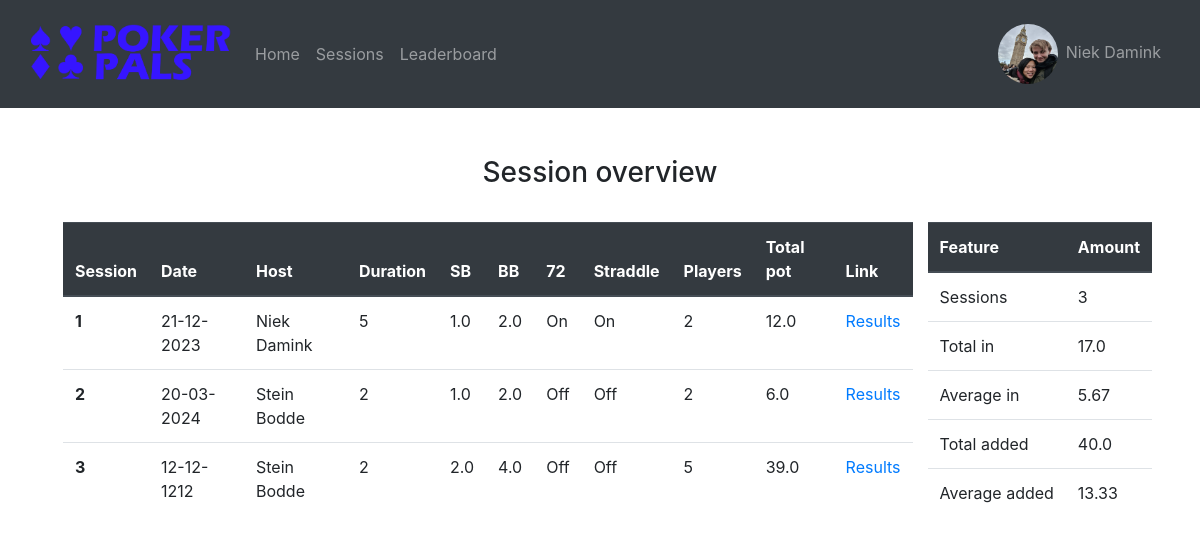
Page /sessions (signed in) on the committed database.
### website/models.py (models this page shows)
class User(db.Model, UserMixin):
    id = db.Column(db.Integer, primary_key=True)
    name = db.Column(db.String(150), unique=True)
    password = db.Column(db.String(150))
    imgURL = db.Column(db.String(10000))

class Session(db.Model):
    session_ID = db.Column(db.Integer, primary_key=True)
    host = db.Column(db.String(100))
    date = db.Column(db.String(100))
    duration = db.Column(db.Integer)
    straddle = db.Column(db.Boolean)
    seven_deuce = db.Column(db.Boolean)
    small_blind = db.Column(db.Float)
    big_blind = db.Column(db.Float)

### website/views.py (the view)
@views.route('/sessions')
@login_required
def sessions():
    return render_template("sessions.html", user = current_user, session_list = getSessionsWithPeopleAndPot(), total_statistics = getTotalStatistics())

### website/__init__.py (called while the page is built)
def create_app():
    app = Flask(__name__)
    app.config['SECRET_KEY'] = 'ksjdksajdk17HSSH2ssj88ss'
    app.config['SQLALCHEMY_DATABASE_URI'] = f'sqlite:///{DB_NAME}'
    db.init_app(app)
    from .views import views
    from .auth import auth
    from .admin import admin
    app.register_blueprint(views, url_prefix='/')
    app.register_blueprint(auth, url_prefix='/')
    app.register_blueprint(admin, url_prefix='/admin')
    from .models import User, Post
    create_database(app)
    login_manager = LoginManager()
    login_manager.login_view = 'auth.login'
    login_manager.init_app(app)
    @login_manager.user_loader
    def load_user(id):
        return User.query.get(int(id))
    return app

### website/dbQueries.py (called while the page is built)
def getSessionsWithPeopleAndPot():
    sessions = Session.query.all()
    for session in sessions:
        total = 0
        userSessions = User_Session.query.filter(User_Session.session_ID == session.session_ID)
        players = userSessions.count()
        for userSession in userSessions:
            total += userSession.end_stack
        session.players = players
        session.pot = total
    return sessions

def getTotalStatistics():
    sessions = Session.query.all()
    total_statistics_dict = {}
    session_count = len(sessions)
    total_statistics_dict["Sessions"] = session_count
    total_in = 0
    total_added = 0
    for session in sessions:
        userSessions = User_Session.query.filter(User_Session.session_ID == session.session_ID)
        for userSession in userSessions:
            total_in += userSession.begin_stack
            total_added += userSession.added_chips
    total_statistics_dict["Total in"] = total_in
    total_statistics_dict["Average in"] = round(total_in/session_count,2)
    total_statistics_dict["Total added"] = total_added
    total_statistics_dict["Average added"] = round(total_added/session_count,2)
    return total_statistics_dict

### website/templates/sessions.html (shortened to what this page needs)
{% extends "base.html" %} {% block title %}Sessions{% endblock %} {% block content %}
<div class="fluid-container p-5">
    <h3 align="center">Session overview</h3><br>
    <div class="row">
        <div class="col">
            <table class="table">
                <thead class="thead-dark">
                    <tr>
                        <th scope="col">Session</th>
                        <th scope="col">Date</th>
                        <th scope="col">Host</th>
                        <th scope="col">Duration</th>
                        <th scope="col">SB</th>
                        <th scope="col">BB</th>
                        <th scope="col">72</th>
                        <th scope="col">Straddle</th>
                        <th scope="col">Players</th>
                        <th scope="col">Total pot</th>
                        <th scope="col">Link</th>
                    </tr>
                </thead>
                <tbody>
                    {% for session in session_list%}
                    <tr>
                        <th scope="row">{{session.session_ID}}</th>
                        <td>{{session.date}}</td>
                        <td>{{session.host}}</td>
                        <td>{{session.duration}}</td>
                        <td>{{session.small_blind}}</td>
                        <td>{{session.big_blind}}</td>
                        {%if session.seven_deuce%}
                        <td>On</td>
                        {%else%}
                        <td>Off</td>
                        {%endif%}
                        {%if session.straddle%}
                        <td>On</td>
                        {%else%}
                        <td>Off</td>
                        {%endif%}
                        <td>{{session.players}}</td>
                        <td>{{session.pot}}</td>
                        <td><a href="/sessions/{{session.session_ID}}">Results</a></td>
                    </tr>
                    {%endfor%}
                </tbody>
            </table>
        </div>
        <div class="column">
            <table class="table">
                <thead class="thead-dark">
                    <tr>
                        <th scope="col">Feature</th>
                        <th scope="col">Amount</th>
                    </tr>
                    {%for feature, amount in total_statistics.items()%}
                    <tr>
                        <td>{{feature}}</td>
                        <td>{{amount}}</td>
                    </tr>
                    {%endfor%}
                </thead>
        </div>
    </div>
</div>
{% endblock %}

### website/templates/base.html (shortened to what this page needs)
<!DOCTYPE html>
<html>
  <head>
    <link
      rel="stylesheet"
      href="https://stackpath.bootstrapcdn.com/bootstrap/4.4.1/css/bootstrap.min.css"
    />
    <link
      rel="stylesheet"
      href="https://stackpath.bootstrapcdn.com/font-awesome/4.7.0/css/font-awesome.min.css"
    />
  </head>
  <body>
    {% if user.is_authenticated %}
    <nav class="navbar navbar-expand-lg navbar-dark bg-dark">
        <div class="container-fluid">
          <a class="navbar-brand">
            <img src="{{url_for('static', filename='pictures/logo.png')}}" width="200px">
          </a>
          <div class="collapse navbar-collapse" id="navbarText">
            <ul class="navbar-nav me-auto mb-2 mb-lg-0">
              <li class="nav-item">
                <a class="nav-link" href="/">Home</a>
              </li>
              <li class="nav-item">
                <a class="nav-link" href="/sessions">Sessions</a>
              </li>
              <li class="nav-item">
                <a class="nav-link" href="/leaderboard">Leaderboard</a>
              </li>
            </ul>
            <ul class="navbar-nav ml-auto mb-2 mb-lg-0">
                <li class="nav-item">
                    <a class="nav-link" href="/account"><img class='rounded-circle m-2' src="{{url_for('static', filename=user.imgURL)}}" width="60px" height="60px" class="avatar">{{user.name}}</a>
                </li>
            </ul>
          </div>
        </div>
    </nav>
    {% endif %}
    <div class="container-fluid">
        {% block content%}
        {% endblock %}
    </div>
  </body>
</html>

### rows in the picture
User: imgURL (picture), name "Niek Damink"

### other values in the picture
{{ session.session_ID }} "1"
{{ session.date }} "21-12-2023"
{{ session.host }} "Niek Damink"
{{ session.duration }} "5"
{{ session.small_blind }} "1.0"
{{ session.big_blind }} "2.0"
{{ session.players }} "2"
{{ session.pot }} "12.0"
{{ session.session_ID }} "2"
{{ session.date }} "20-03-2024"
{{ session.host }} "Stein Bodde"
{{ session.duration }} "2"
{{ session.pot }} "6.0"
{{ session.session_ID }} "3"
{{ session.date }} "12-12-1212"
